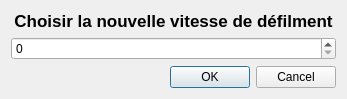
<?xml version="1.0" encoding="UTF-8"?>
<ui version="4.0">
 <class>vit</class>
 <widget class="QDialog" name="vit">
  <property name="geometry">
   <rect>
    <x>0</x>
    <y>0</y>
    <width>347</width>
    <height>98</height>
   </rect>
  </property>
  <property name="maximumSize">
   <size>
    <width>347</width>
    <height>98</height>
   </size>
  </property>
  <property name="windowTitle">
   <string>Dialog</string>
  </property>
  <layout class="QVBoxLayout" name="verticalLayout">
   <item>
    <spacer name="verticalSpacer">
     <property name="orientation">
      <enum>Qt::Vertical</enum>
     </property>
     <property name="sizeHint" stdset="0">
      <size>
       <width>20</width>
       <height>40</height>
      </size>
     </property>
    </spacer>
   </item>
   <item>
    <widget class="QLabel" name="lVit">
     <property name="font">
      <font>
       <pointsize>13</pointsize>
       <bold>true</bold>
      </font>
     </property>
     <property name="text">
      <string>Choisir la nouvelle vitesse de défilment</string>
     </property>
     <property name="alignment">
      <set>Qt::AlignCenter</set>
     </property>
    </widget>
   </item>
   <item>
    <widget class="QSpinBox" name="sVit"/>
   </item>
   <item>
    <widget class="QDialogButtonBox" name="buttonBox">
     <property name="orientation">
      <enum>Qt::Horizontal</enum>
     </property>
     <property name="standardButtons">
      <set>QDialogButtonBox::Cancel|QDialogButtonBox::Ok</set>
     </property>
    </widget>
   </item>
  </layout>
 </widget>
 <resources/>
 <connections>
  <connection>
   <sender>buttonBox</sender>
   <signal>accepted()</signal>
   <receiver>vit</receiver>
   <slot>accept()</slot>
   <hints>
    <hint type="sourcelabel">
     <x>248</x>
     <y>254</y>
    </hint>
    <hint type="destinationlabel">
     <x>157</x>
     <y>274</y>
    </hint>
   </hints>
  </connection>
  <connection>
   <sender>buttonBox</sender>
   <signal>rejected()</signal>
   <receiver>vit</receiver>
   <slot>reject()</slot>
   <hints>
    <hint type="sourcelabel">
     <x>316</x>
     <y>260</y>
    </hint>
    <hint type="destinationlabel">
     <x>286</x>
     <y>274</y>
    </hint>
   </hints>
  </connection>
 </connections>
</ui>
